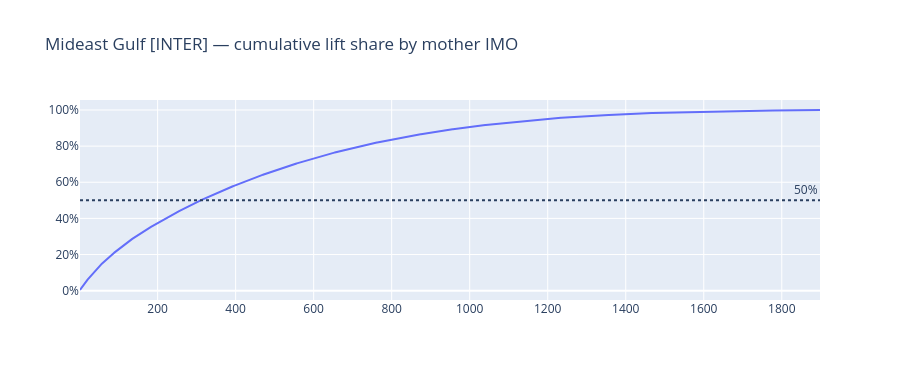

Write notebook code for a chart like this one.
### Markdown cell above
## 4. Mother fleet stickiness (`FLOW_SCOPE`)

Ranks **Vessel / IMO 1** only. On STS exports these are often shuttles — not the ocean-going deliverer.

### Code cell
conc = fleet_concentration(df)
display(conc.to_frame("value"))
if len(conc):
    display(Markdown(
        f"Top-10 mother IMOs = **{100*conc['top10_lift_share']:.1f}%** of lifts; "
        f"one-off = **{100*conc['one_off_imo_share']:.1f}%**; HHI = **{conc['hhi_imo']:.4f}**."
    ))

recur = vessel_recurrence(df, top_n=30)
display(Markdown("### Top mothers in current scope"))
display(recur.head(20))

loy = loyalty_curve(df)
if len(loy):
    fig = go.Figure(go.Scatter(x=loy["rank"], y=loy["cum_lift_share"], mode="lines"))
    fig.add_hline(y=0.5, line_dash="dot", annotation_text="50%")
    fig.update_layout(
        title=f"{cdef.label} [{FLOW_SCOPE}] — cumulative lift share by mother IMO",
        height=380, yaxis_tickformat=".0%",
    )
    fig.show()

### Figure 1 — Plotly figure (JSON) as saved in the notebook; plotly's stock layout.template omitted (floating-point values rounded to 4 significant figures; data arrays with more than 128 entries replaced by an {"elided": "..."} marker saying what was removed)
{"data": [{"mode": "lines", "type": "scatter", "x": {"elided": "1898 int values"}, "y": {"elided": "1898 float values"}}], "layout": {"annotations": [{"showarrow": false, "text": "50%", "x": 1, "xanchor": "right", "xref": "x domain", "y": 0.5, "yanchor": "bottom", "yref": "y"}], "height": 380, "shapes": [{"line": {"dash": "dot"}, "type": "line", "x0": 0, "x1": 1, "xref": "x domain", "y0": 0.5, "y1": 0.5, "yref": "y"}], "title": {"text": "Mideast Gulf [INTER] — cumulative lift share by mother IMO"}, "yaxis": {"tickformat": ".0%"}}}
